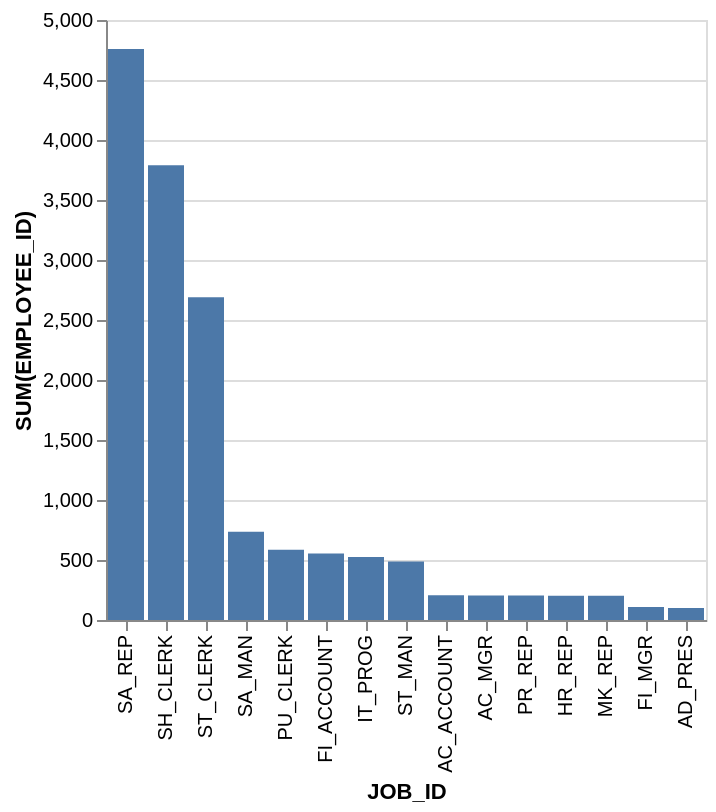

This figure's Vega-Lite source:
### Vega-Lite specification from a JSON file in a GitHub repository (floating-point values rounded to 4 significant figures)
{"data": {"values": [{"x_data": "AC_ACCOUNT", "y_data": 206}, {"x_data": "AC_MGR", "y_data": 205}, {"x_data": "AD_PRES", "y_data": 100}, {"x_data": "FI_ACCOUNT", "y_data": 555}, {"x_data": "FI_MGR", "y_data": 108}, {"x_data": "HR_REP", "y_data": 203}, {"x_data": "IT_PROG", "y_data": 525}, {"x_data": "MK_REP", "y_data": 202}, {"x_data": "PR_REP", "y_data": 204}, {"x_data": "PU_CLERK", "y_data": 585}, {"x_data": "SA_MAN", "y_data": 735}, {"x_data": "SA_REP", "y_data": 4759}, {"x_data": "SH_CLERK", "y_data": 3790}, {"x_data": "ST_CLERK", "y_data": 2690}, {"x_data": "ST_MAN", "y_data": 488}]}, "mark": "bar", "encoding": {"x": {"field": "x_data", "type": "nominal", "title": "JOB_ID", "sort": {"op": "sum", "field": "y_data", "order": "descending"}}, "y": {"field": "y_data", "type": "quantitative", "title": "SUM(EMPLOYEE_ID)"}}}
